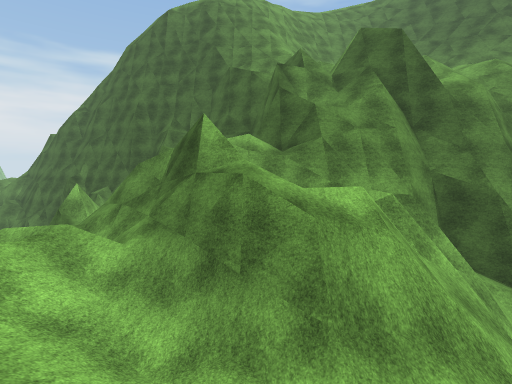
View 1 (above)

16 first-person views from a walk through a Unity game level. The camera is 1.2 m above the floor, tilts 6° down and sees 85° across. The floor is counted in squares, 2 m on a side. Each view is taken from the middle of a square. On the plan, view 1 faces up. The plan holds only what a view shows up to about 9 squares ahead; the rest is blank. The place goes on beyond the plan. Surface patterns are stand-ins for the level's own textures.

View 2
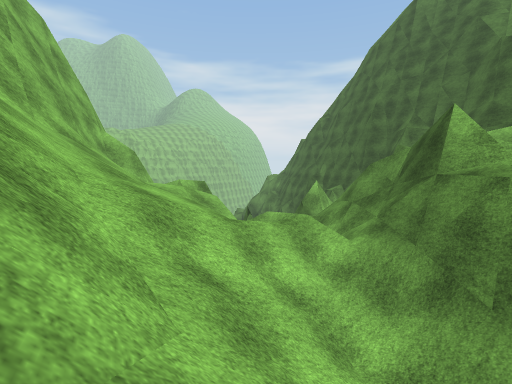

View 3
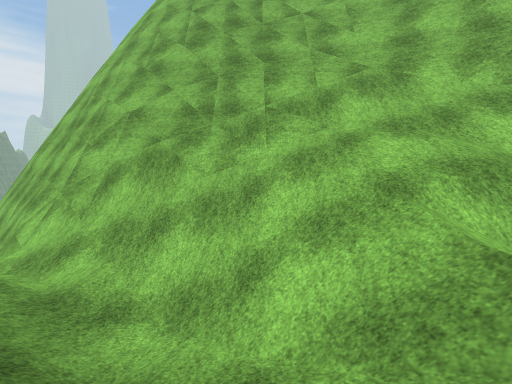

View 4
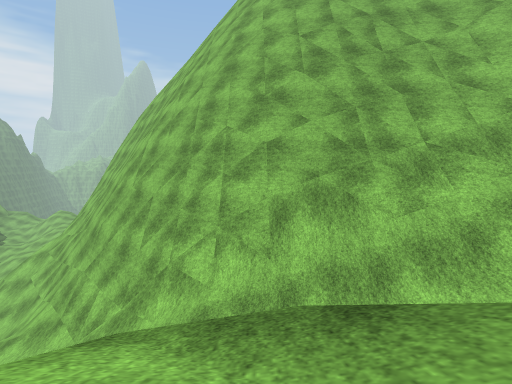

View 5
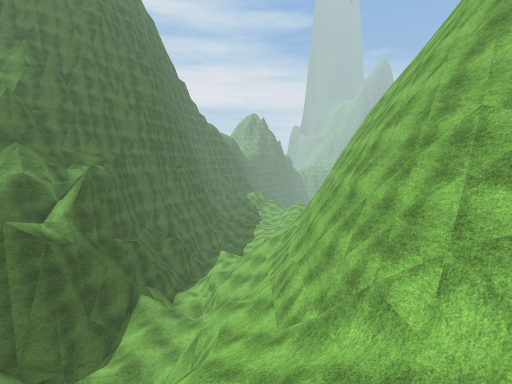

View 6
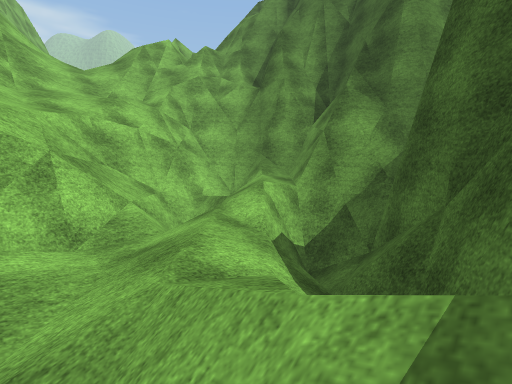

View 7
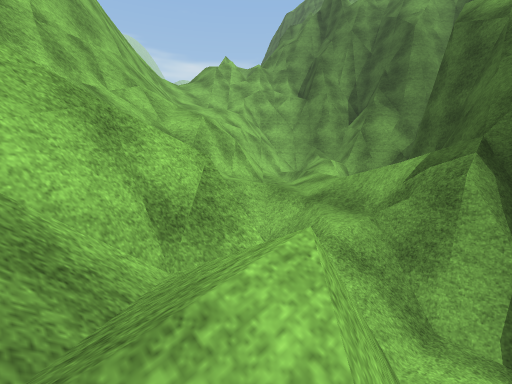

View 8
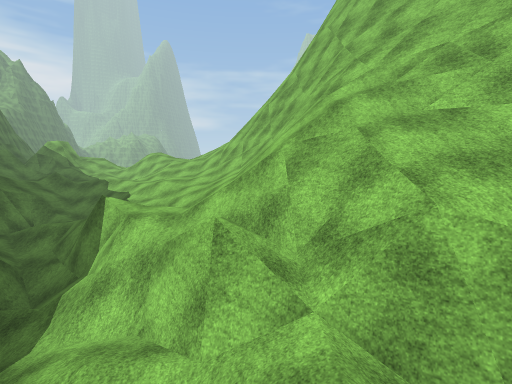

View 9
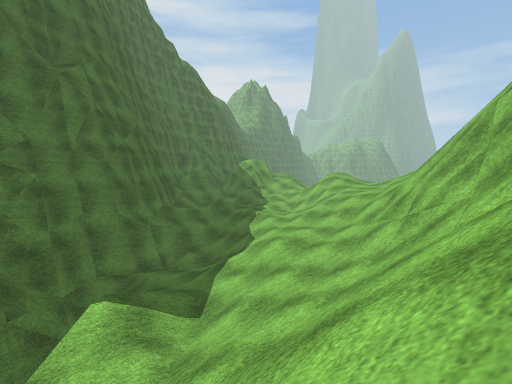

View 10
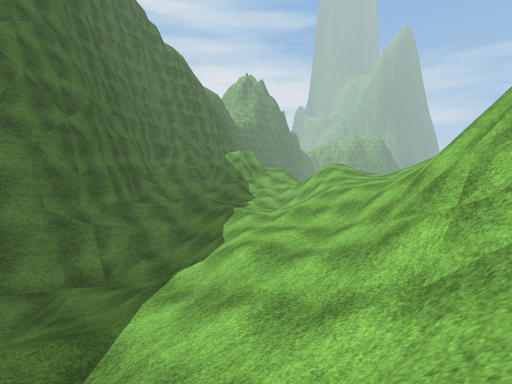

View 11
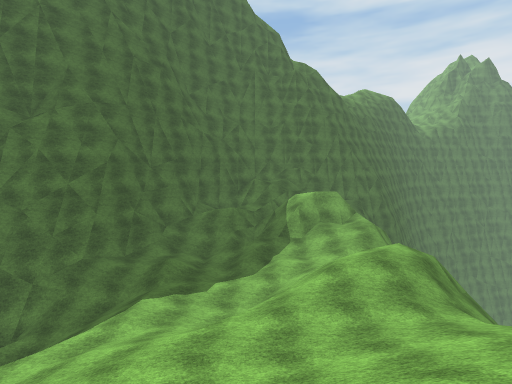

View 12
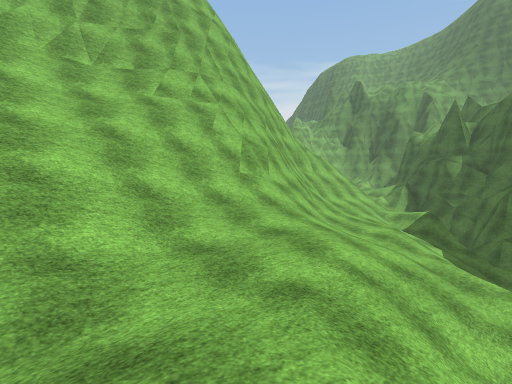

View 13
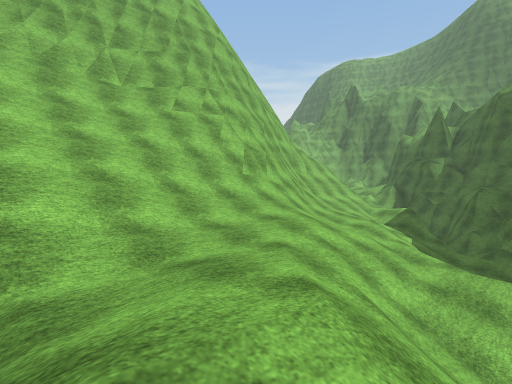

View 14
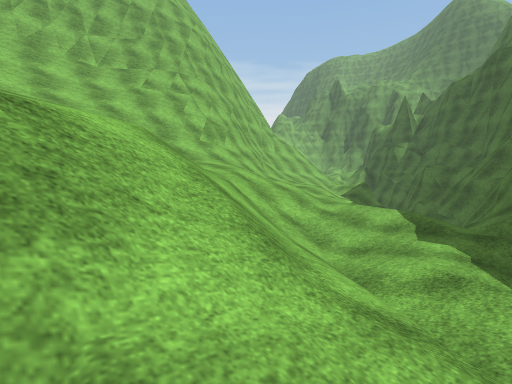

View 15
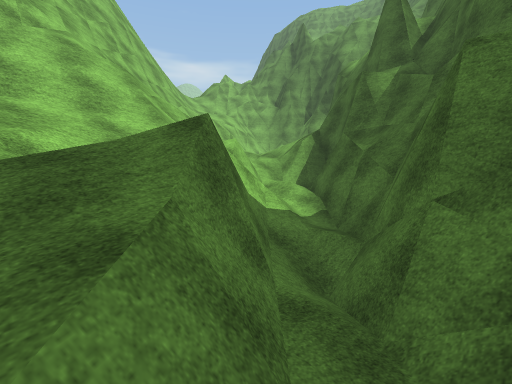

View 16
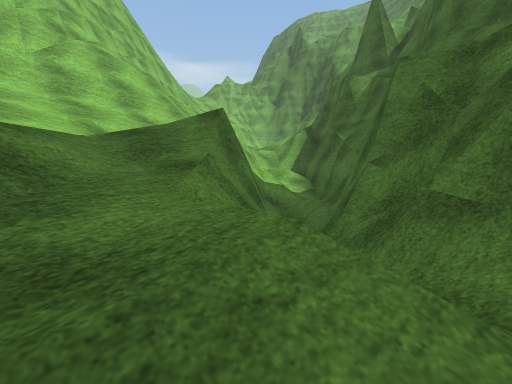

### Floor plan
Key: @ floor where view 1 was taken; # wall or solid block; . main floor; : floor 0.75 m higher than the main floor; - floor 1.5 m lower than the main floor; + floor 1.75 m higher than the main floor; * floor 2.5 m higher than the main floor; % floor 3.25 m higher than the main floor; & floor 5.75 m higher than the main floor; $ floor 8.75 m higher than the main floor; / step, stairs or slope; = window, fence, low wall or low ledge; v drop or lower ground.
Columns run from 9 left of view 1 to 21 right of it. Each row starts with its distance up from view 1.
  9    v
  8    v$##
  7      ###########
  6     /#=### /vvv#
  5  # =/=//#//v#vv#
  4 ## // //##/#=v###
  3 ##=/ ///////#/#######
  2  #///////$///&/##=//##
  1  ###///////////##///##
  0    ##//=/@###///v#.//##
 -1     ###########//#:.//##
 -2               ##//////###
 -3                ##///=/-/##
 -4                 ##//#/#//##
 -5                  #=///////#
 -6                  #//////#/##
 -7                  ##////./#####
 -8                   ##//////=//#
 -9                    ##////////##
-10                     #=///./-/##
-11                     ##//:///-//
-12                     ###/+//////
-13                     ###///:////
-14                    ##=#////:://
-15                    ##///////..:
-16                    #////%*//../
-17                    #/////*///./
-18                    #/////*%////
-19                    #//////%////
-20                     ///////////
-21                          ////
-22                           //#
-23                            /=

Positions as (right, up) in squares from view 1, and headings:
1: (0, 0), facing up
2: (0, 0), facing up-left
3: (-2, 5), facing down
4: (1, 5), facing down
5: (1, 4), facing down-right
6: (12, -1), facing up-left
7: (13, -5), facing up-left
8: (12, -1), facing down
9: (11, -6), facing down-right
10: (12, -8), facing down-right
11: (12, -17), facing right
12: (18, -19), facing up-left
13: (19, -20), facing up-left
14: (21, -20), facing up-left
15: (18, -9), facing up-left
16: (19, -10), facing up-left
